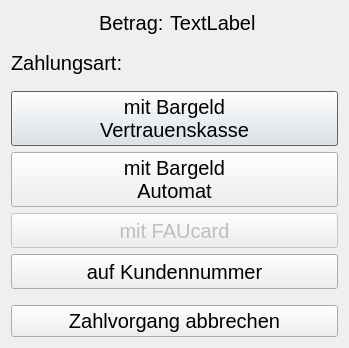
<?xml version="1.0" encoding="UTF-8"?>
<ui version="4.0">
 <class>PaymentMethodDialog</class>
 <widget class="QDialog" name="PaymentMethodDialog">
  <property name="geometry">
   <rect>
    <x>0</x>
    <y>0</y>
    <width>349</width>
    <height>348</height>
   </rect>
  </property>
  <property name="font">
   <font>
    <pointsize>15</pointsize>
   </font>
  </property>
  <property name="windowTitle">
   <string>Zahlungsart wählen...</string>
  </property>
  <property name="modal">
   <bool>true</bool>
  </property>
  <layout class="QVBoxLayout" name="verticalLayout">
   <item>
    <layout class="QFormLayout" name="formLayout">
     <property name="fieldGrowthPolicy">
      <enum>QFormLayout::FieldsStayAtSizeHint</enum>
     </property>
     <property name="rowWrapPolicy">
      <enum>QFormLayout::WrapLongRows</enum>
     </property>
     <property name="labelAlignment">
      <set>Qt::AlignLeading|Qt::AlignLeft|Qt::AlignVCenter</set>
     </property>
     <property name="formAlignment">
      <set>Qt::AlignHCenter|Qt::AlignTop</set>
     </property>
     <item row="0" column="0">
      <widget class="QLabel" name="label_3">
       <property name="text">
        <string>Betrag:</string>
       </property>
      </widget>
     </item>
     <item row="0" column="1">
      <widget class="QLabel" name="label_betrag">
       <property name="text">
        <string>TextLabel</string>
       </property>
      </widget>
     </item>
    </layout>
   </item>
   <item>
    <spacer name="verticalSpacer_6">
     <property name="orientation">
      <enum>Qt::Vertical</enum>
     </property>
     <property name="sizeType">
      <enum>QSizePolicy::Fixed</enum>
     </property>
     <property name="sizeHint" stdset="0">
      <size>
       <width>20</width>
       <height>10</height>
      </size>
     </property>
    </spacer>
   </item>
   <item>
    <widget class="QLabel" name="label_5">
     <property name="text">
      <string>Zahlungsart:</string>
     </property>
    </widget>
   </item>
   <item>
    <spacer name="verticalSpacer_7">
     <property name="orientation">
      <enum>Qt::Vertical</enum>
     </property>
     <property name="sizeType">
      <enum>QSizePolicy::Fixed</enum>
     </property>
     <property name="sizeHint" stdset="0">
      <size>
       <width>20</width>
       <height>10</height>
      </size>
     </property>
    </spacer>
   </item>
   <item>
    <layout class="QVBoxLayout" name="layout_methods">
     <item>
      <widget class="QPushButton" name="pushButton_cash_manual">
       <property name="sizePolicy">
        <sizepolicy hsizetype="Expanding" vsizetype="Expanding">
         <horstretch>0</horstretch>
         <verstretch>0</verstretch>
        </sizepolicy>
       </property>
       <property name="text">
        <string>mit Bargeld
Vertrauenskasse</string>
       </property>
       <property name="default">
        <bool>true</bool>
       </property>
      </widget>
     </item>
     <item>
      <widget class="QPushButton" name="pushButton_cash">
       <property name="enabled">
        <bool>true</bool>
       </property>
       <property name="sizePolicy">
        <sizepolicy hsizetype="Expanding" vsizetype="Expanding">
         <horstretch>0</horstretch>
         <verstretch>0</verstretch>
        </sizepolicy>
       </property>
       <property name="text">
        <string>mit Bargeld
Automat</string>
       </property>
      </widget>
     </item>
     <item>
      <widget class="QPushButton" name="pushButton_FAUcard">
       <property name="enabled">
        <bool>false</bool>
       </property>
       <property name="sizePolicy">
        <sizepolicy hsizetype="Expanding" vsizetype="Expanding">
         <horstretch>0</horstretch>
         <verstretch>0</verstretch>
        </sizepolicy>
       </property>
       <property name="text">
        <string>mit FAUcard</string>
       </property>
      </widget>
     </item>
     <item>
      <widget class="QPushButton" name="pushButton_client">
       <property name="enabled">
        <bool>true</bool>
       </property>
       <property name="sizePolicy">
        <sizepolicy hsizetype="Expanding" vsizetype="Expanding">
         <horstretch>0</horstretch>
         <verstretch>0</verstretch>
        </sizepolicy>
       </property>
       <property name="text">
        <string>auf Kundennummer</string>
       </property>
      </widget>
     </item>
    </layout>
   </item>
   <item>
    <spacer name="verticalSpacer_5">
     <property name="orientation">
      <enum>Qt::Vertical</enum>
     </property>
     <property name="sizeType">
      <enum>QSizePolicy::Fixed</enum>
     </property>
     <property name="sizeHint" stdset="0">
      <size>
       <width>20</width>
       <height>10</height>
      </size>
     </property>
    </spacer>
   </item>
   <item>
    <widget class="QPushButton" name="pushButton_cancel">
     <property name="text">
      <string>Zahlvorgang abbrechen</string>
     </property>
     <property name="icon">
      <iconset theme="dialog-cancel">
       <normaloff/>
      </iconset>
     </property>
    </widget>
   </item>
  </layout>
 </widget>
 <resources/>
 <connections>
  <connection>
   <sender>pushButton_cancel</sender>
   <signal>clicked()</signal>
   <receiver>PaymentMethodDialog</receiver>
   <slot>reject()</slot>
   <hints>
    <hint type="sourcelabel">
     <x>254</x>
     <y>206</y>
    </hint>
    <hint type="destinationlabel">
     <x>199</x>
     <y>114</y>
    </hint>
   </hints>
  </connection>
 </connections>
</ui>
